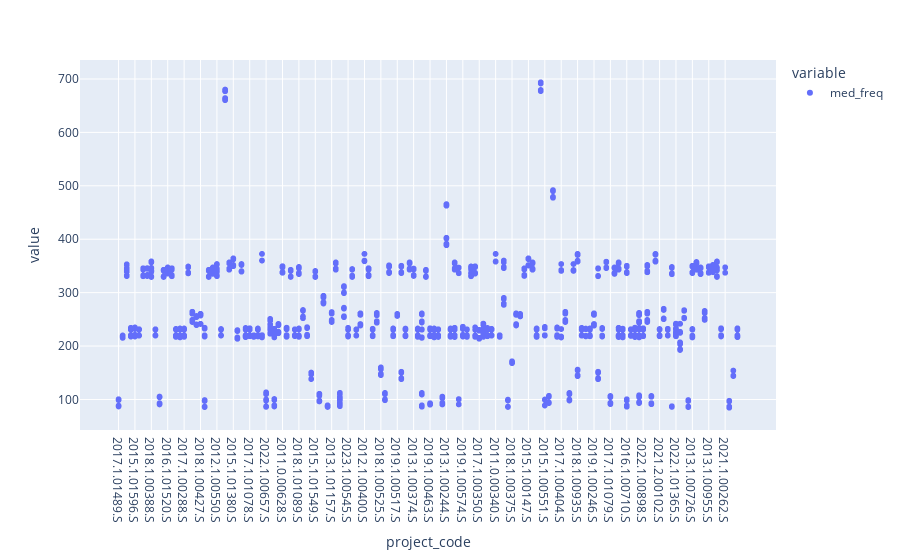

Notebook code cell kept with this figure:
### Markdown cell above
Plot frequency setups for these projects

### Code cell
px.scatter(measurements.loc[list(proj_max_topic[proj_max_topic.max_topic == 48].index)].med_freq)

### Figure 1 — Plotly figure (JSON) as saved in the notebook; plotly's stock layout.template omitted (floating-point values rounded to 4 significant figures; data arrays with more than 128 entries replaced by an {"elided": "..."} marker saying what was removed)
{"data": [{"hovertemplate": "variable=med_freq<br>project_code=%{x}<br>value=%{y}<extra></extra>", "legendgroup": "med_freq", "marker": {"color": "#636efa", "symbol": "circle"}, "mode": "markers", "name": "med_freq", "showlegend": true, "type": "scattergl", "x": {"elided": "1569 str values"}, "xaxis": "x", "y": {"elided": "1569 float values"}, "yaxis": "y"}], "layout": {"legend": {"title": {"text": "variable"}, "tracegroupgap": 0}, "margin": {"t": 60}, "xaxis": {"anchor": "y", "domain": [0, 1], "title": {"text": "project_code"}}, "yaxis": {"anchor": "x", "domain": [0, 1], "title": {"text": "value"}}}}
